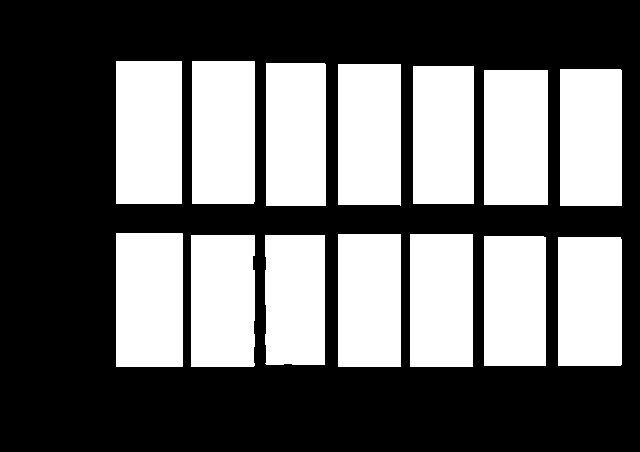
%> input picture Matlab_codes_and_content/final_parkmask.bmp, 640 x 452 px
$ octave image_write.m   (GNU Octave 9; MATLAB toolbox functions it lacks are replaced by stand-ins)
%> lines starting %> are read from the running program, lines starting %| are printed output that depends on the picture; in (x1, y1, x2, y2) boxes, pixels count from 0 and x2, y2 are one past the last pixel; in counts of white or black regions, pixels touching at a corner belong together; the program's own positions count from 1
%% writeing image to text MATLAB script to use in vitis
% Ryan Mark

% Read the input grayscale image
img = imread('final_parkmask.bmp'); % Change filename if needed
%> img: size 452x640 logical; 41.4% white; 14 white regions, largest, box (x1, y1, x2, y2) and area: (116, 61, 182, 204) 9438, (192, 61, 255, 204) 9007, (116, 233, 183, 367) 8978
img = uint8(img)*255;%% normalize back to unsigned 8 bit for the VGA in vitis
%> img is the input picture: size 452x640 uint8; 41.4% white; 14 white regions, largest, box (x1, y1, x2, y2) and area: (116, 61, 182, 204) 9438, (192, 61, 255, 204) 9007, (116, 233, 183, 367) 8978


% sav resized colorimage

% Open a text file for writing
fid = fopen('parking_mask.txt', 'w');

% Get the size of the resized image
[rows, cols] = size(img);
%> rows = 452; cols = 640

% Iterate over each pixel and write grayscale values with a comma in between
for r = 1:rows
    for c = 1:cols

            % Print pixel value with a comma if it's not the last pixel in the row
            fprintf(fid, '%d, ', img(r, c));

    end
   % fprintf(fid, '\n'); % New line at the end of each row
end

% Close the file
fclose(fid);

disp('Grayscale image resized, saved as BMP, and pixel values stored in parkmask.txt with commas.');


%% writing extracted car mask to textfile
% Read the input grayscale image
img = imread('final_carmask.bmp'); % Change filename if needed
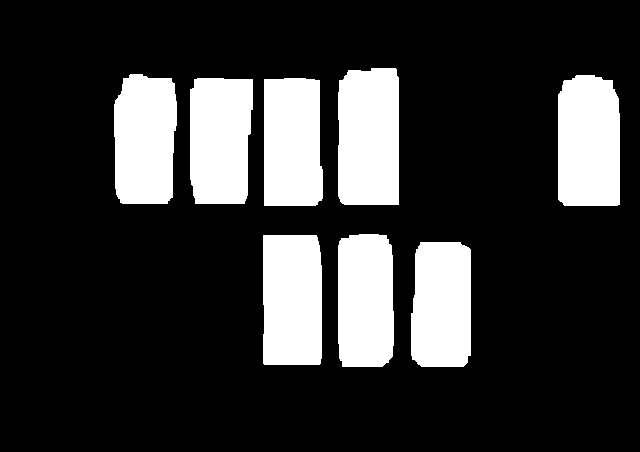
%> input picture Matlab_codes_and_content/final_carmask.bmp, 640 x 452 px
%> img is the input picture: size 452x640 uint8; 20.6% white; 8 white regions, largest, box (x1, y1, x2, y2) and area: (338, 68, 399, 205) 8128, (558, 75, 620, 206) 7748, (263, 235, 322, 365) 7568
img = uint8(img)*255;
% Resize the image to 640x452
%%resized_img = uint8(imresize(img, [452 640])) *255; % recconvert;
%img = imresize(img, [452 640]); % recconvert;

% Save the resized grayscale image as BMP
%%imwrite(resized_img, 'carmask.bmp');

% sav resized colorimage

% Open a text file for writing
fid = fopen('car_mask.txt', 'w');

% Get the size of the resized image
[rows, cols] = size(img);

% Iterate over each pixel and write grayscale values with a comma in between
for r = 1:rows
    for c = 1:cols

            % Print pixel value with a comma if it's not the last pixel in the row
            fprintf(fid, '%d, ', img(r, c));

    end
   % fprintf(fid, '\n'); % New line at the end of each row
end

% Close the file
fclose(fid);

disp('Grayscale image resized, saved as BMP, and pixel values stored in parkmask.txt with commas.');

%}

%% Colored Image writeing
img = imread('colored_car.bmp'); % Change filename if needed
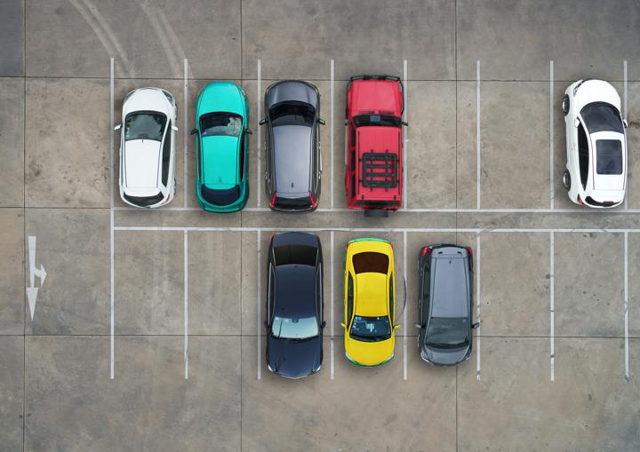
%> input picture Matlab_codes_and_content/colored_car.bmp, 640 x 452 px
%> img is the input picture: size 452x640x3 uint8; mean R, G, B 136.7, 135, 128.5
% Get the size of the resized image
%
[rows, cols, channels] = size(img);
%> channels = 3
% Iterate over each pixel and write RGB values with a comma in between
fid = fopen('color_car.txt', 'w');
for r = 1:rows
    for c = 1:cols
    hex_value = uint32(img(r, c, 1)) * 65536 + ... % Shift Red to bits 16-23
                    uint32(img(r, c, 2)) * 256 + ...   % Shift Green to bits 8-15
                    uint32(img(r, c, 3));
        fprintf(fid, '0x%06X, ', hex_value);
    end
    %fprintf(fid, '\n'); % New line at the end of each row
end

% Close the file
fclose(fid);

disp('Image resized, saved as BMP, and RGB values stored in RGB_Values.txt with commas.');
%}
